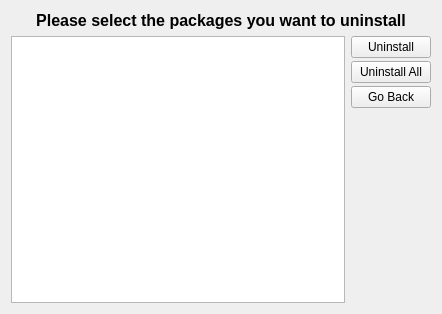
<?xml version="1.0" encoding="UTF-8"?>
<ui version="4.0">
 <class>Form</class>
 <widget class="QWidget" name="Form">
  <property name="geometry">
   <rect>
    <x>0</x>
    <y>0</y>
    <width>439</width>
    <height>314</height>
   </rect>
  </property>
  <property name="windowTitle">
   <string>Uninstall Packages</string>
  </property>
  <layout class="QGridLayout" name="gridLayout">
   <item row="0" column="0">
    <layout class="QVBoxLayout" name="verticalLayout_2">
     <item>
      <widget class="QLabel" name="label">
       <property name="sizePolicy">
        <sizepolicy hsizetype="Preferred" vsizetype="Fixed">
         <horstretch>0</horstretch>
         <verstretch>0</verstretch>
        </sizepolicy>
       </property>
       <property name="font">
        <font>
         <pointsize>12</pointsize>
         <weight>75</weight>
         <bold>true</bold>
        </font>
       </property>
       <property name="text">
        <string>Please select the packages you want to uninstall</string>
       </property>
       <property name="alignment">
        <set>Qt::AlignCenter</set>
       </property>
      </widget>
     </item>
     <item>
      <layout class="QHBoxLayout" name="horizontalLayout">
       <item>
        <widget class="QListWidget" name="listWidget">
         <property name="minimumSize">
          <size>
           <width>334</width>
           <height>267</height>
          </size>
         </property>
         <property name="selectionMode">
          <enum>QAbstractItemView::MultiSelection</enum>
         </property>
        </widget>
       </item>
       <item>
        <layout class="QVBoxLayout" name="verticalLayout">
         <property name="spacing">
          <number>3</number>
         </property>
         <item>
          <widget class="QPushButton" name="btnUninstall">
           <property name="text">
            <string>Uninstall</string>
           </property>
          </widget>
         </item>
         <item>
          <widget class="QPushButton" name="btnUninstallAll">
           <property name="text">
            <string>Uninstall All</string>
           </property>
          </widget>
         </item>
         <item>
          <widget class="QPushButton" name="btnBack">
           <property name="text">
            <string>Go Back</string>
           </property>
          </widget>
         </item>
         <item>
          <spacer name="verticalSpacer">
           <property name="orientation">
            <enum>Qt::Vertical</enum>
           </property>
           <property name="sizeHint" stdset="0">
            <size>
             <width>20</width>
             <height>40</height>
            </size>
           </property>
          </spacer>
         </item>
        </layout>
       </item>
      </layout>
     </item>
    </layout>
   </item>
  </layout>
 </widget>
 <resources/>
 <connections/>
</ui>
